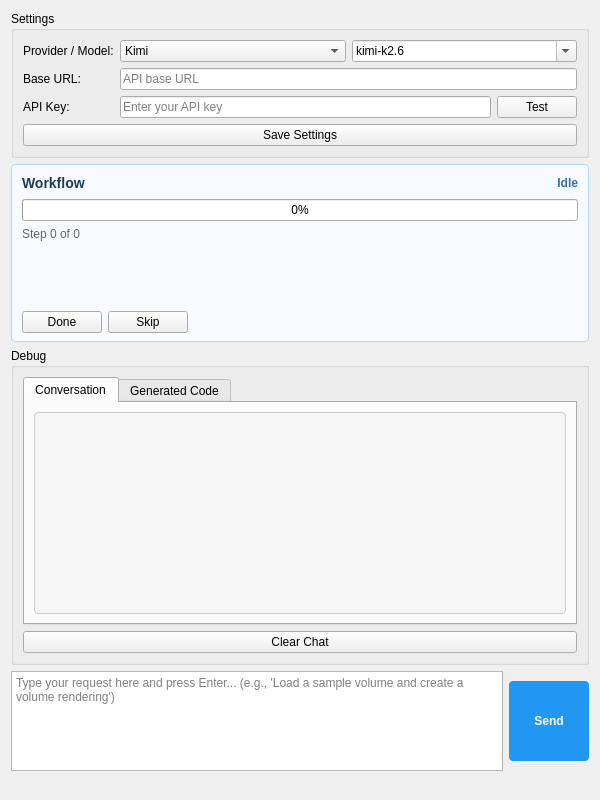
<?xml version="1.0" encoding="UTF-8"?>
<ui version="4.0">
 <class>SlicerAIAgentWidget</class>
 <widget class="QWidget" name="SlicerAIAgentWidget">
  <property name="geometry">
   <rect>
    <x>0</x>
    <y>0</y>
    <width>600</width>
    <height>800</height>
   </rect>
  </property>
  <property name="windowTitle">
   <string>Slicer AI Agent</string>
  </property>
  <layout class="QVBoxLayout" name="verticalLayout">
   
   <!-- Settings Group -->
   <item>
    <widget class="ctkCollapsibleGroupBox" name="settingsGroupBox">
     <property name="title">
      <string>Settings</string>
     </property>
     <property name="collapsed">
      <bool>true</bool>
     </property>
     <layout class="QFormLayout" name="settingsFormLayout">
      <item row="0" column="0">
       <widget class="QLabel" name="providerModelLabel">
        <property name="text">
         <string>Provider / Model:</string>
        </property>
       </widget>
      </item>
      <item row="0" column="1">
       <layout class="QHBoxLayout" name="providerModelLayout">
        <item>
         <widget class="QComboBox" name="providerSelector">
          <property name="toolTip">
           <string>Select AI provider</string>
          </property>
          <item>
           <property name="text">
            <string>Kimi</string>
           </property>
          </item>
          <item>
           <property name="text">
            <string>DeepSeek</string>
           </property>
          </item>
          <item>
           <property name="text">
            <string>Claude</string>
           </property>
          </item>
          <item>
           <property name="text">
            <string>OpenAI</string>
           </property>
          </item>
          <item>
           <property name="text">
            <string>Qwen</string>
           </property>
          </item>
         </widget>
        </item>
        <item>
         <widget class="QComboBox" name="modelSelector">
          <property name="editable">
           <bool>true</bool>
          </property>
          <property name="toolTip">
           <string>Select or type a model name</string>
          </property>
          <item>
           <property name="text">
            <string>kimi-k2.6</string>
           </property>
          </item>
          <item>
           <property name="text">
            <string>kimi-k2.5</string>
           </property>
          </item>
          <item>
           <property name="text">
            <string>kimi-k2-thinking</string>
           </property>
          </item>
          <item>
           <property name="text">
            <string>kimi-k2-turbo-preview</string>
           </property>
          </item>
          <item>
           <property name="text">
            <string>kimi-k2-0905-preview</string>
           </property>
          </item>
          <item>
           <property name="text">
            <string>moonshot-v1-8k</string>
           </property>
          </item>
          <item>
           <property name="text">
            <string>moonshot-v1-32k</string>
           </property>
          </item>
          <item>
           <property name="text">
            <string>moonshot-v1-128k</string>
           </property>
          </item>
          <item>
           <property name="text">
            <string>deepseek-v4-pro</string>
           </property>
          </item>
          <item>
           <property name="text">
            <string>deepseek-v4-flash</string>
           </property>
          </item>
          <item>
           <property name="text">
            <string>claude-sonnet-4-6</string>
           </property>
          </item>
          <item>
           <property name="text">
            <string>gpt-5.5-turbo</string>
           </property>
          </item>
          <item>
           <property name="text">
            <string>gpt-5.5-mini</string>
           </property>
          </item>
          <item>
           <property name="text">
            <string>o4-mini</string>
           </property>
          </item>
          <item>
           <property name="text">
            <string>qwen3.6-plus-2026-04-02</string>
           </property>
          </item>
          <item>
           <property name="text">
            <string>qwen3.6-flash-2026-04-16</string>
           </property>
          </item>
          <item>
           <property name="text">
            <string>qwen3.6-flash</string>
           </property>
          </item>
          <item>
           <property name="text">
            <string>qwen3.5-plus</string>
           </property>
          </item>
          <item>
           <property name="text">
            <string>qwen3.5-flash</string>
           </property>
          </item>
          <item>
           <property name="text">
            <string>qwen3.5-flash-2026-02-23</string>
           </property>
          </item>
          <item>
           <property name="text">
            <string>qwen3-max-2026-01-23</string>
           </property>
          </item>
          <item>
           <property name="text">
            <string>qwen3-coder-plus</string>
           </property>
          </item>
          <item>
           <property name="text">
            <string>qwq-plus</string>
           </property>
          </item>
          <item>
           <property name="text">
            <string>qwq-32b</string>
           </property>
          </item>
         </widget>
        </item>
       </layout>
      </item>
      <item row="1" column="0">
       <widget class="QLabel" name="baseUrlLabel">
        <property name="text">
         <string>Base URL:</string>
        </property>
       </widget>
      </item>
      <item row="1" column="1">
       <widget class="QLineEdit" name="baseUrlInput">
        <property name="placeholderText">
         <string>API base URL</string>
        </property>
       </widget>
      </item>
      <item row="2" column="0">
       <widget class="QLabel" name="apiKeyLabel">
        <property name="text">
         <string>API Key:</string>
        </property>
       </widget>
      </item>
      <item row="2" column="1">
       <layout class="QHBoxLayout" name="apiKeyLayout">
        <item>
         <widget class="QLineEdit" name="apiKeyInput">
          <property name="echoMode">
           <enum>QLineEdit::Password</enum>
          </property>
          <property name="placeholderText">
           <string>Enter your API key</string>
          </property>
         </widget>
        </item>
        <item>
         <widget class="QPushButton" name="testConnectionButton">
          <property name="text">
           <string>Test</string>
          </property>
          <property name="toolTip">
           <string>Test API connection</string>
          </property>
         </widget>
        </item>
       </layout>
      </item>
      <item row="3" column="0" colspan="2">
       <widget class="QPushButton" name="saveSettingsButton">
        <property name="text">
         <string>Save Settings</string>
        </property>
       </widget>
      </item>
     </layout>
    </widget>
   </item>
   
   <!-- Workflow Panel -->
   <item>
    <widget class="QFrame" name="workflowUserFrame">
     <property name="visible">
      <bool>false</bool>
     </property>
     <property name="styleSheet">
      <string notr="true">QFrame#workflowUserFrame {
    background-color: #f7fbff;
    border: 1px solid #b8d7f2;
    border-radius: 4px;
}
QLabel#workflowTitleLabel {
    font-weight: bold;
    font-size: 14px;
    color: #1f3b57;
}
QLabel#workflowStatusLabel {
    color: #3b6f9e;
    font-weight: bold;
}
QLabel#workflowStepLabel {
    color: #666666;
}
QLabel#workflowActionLabel {
    font-weight: bold;
    color: #222222;
}
QLabel#workflowInstructionLabel {
    color: #333333;
}</string>
     </property>
     <layout class="QVBoxLayout" name="workflowUserLayout">
      <property name="leftMargin">
       <number>10</number>
      </property>
      <property name="topMargin">
       <number>8</number>
      </property>
      <property name="rightMargin">
       <number>10</number>
      </property>
      <property name="bottomMargin">
       <number>8</number>
      </property>
      <item>
       <layout class="QHBoxLayout" name="workflowHeaderLayout">
        <item>
         <widget class="QLabel" name="workflowTitleLabel">
          <property name="text">
           <string>Workflow</string>
          </property>
         </widget>
        </item>
        <item>
         <spacer name="workflowHeaderSpacer">
          <property name="orientation">
           <enum>Qt::Horizontal</enum>
          </property>
          <property name="sizeHint" stdset="0">
           <size>
            <width>20</width>
            <height>20</height>
           </size>
          </property>
         </spacer>
        </item>
        <item>
         <widget class="QLabel" name="workflowStatusLabel">
          <property name="text">
           <string>Idle</string>
          </property>
          <property name="alignment">
           <set>Qt::AlignRight|Qt::AlignVCenter</set>
          </property>
         </widget>
        </item>
       </layout>
      </item>
      <item>
       <widget class="QProgressBar" name="workflowProgressBar">
        <property name="minimum">
         <number>0</number>
        </property>
        <property name="maximum">
         <number>1</number>
        </property>
        <property name="value">
         <number>0</number>
        </property>
        <property name="textVisible">
         <bool>true</bool>
        </property>
       </widget>
      </item>
      <item>
       <widget class="QLabel" name="workflowStepLabel">
        <property name="text">
         <string>Step 0 of 0</string>
        </property>
       </widget>
      </item>
      <item>
       <widget class="QLabel" name="workflowActionLabel">
        <property name="text">
         <string></string>
        </property>
        <property name="wordWrap">
         <bool>true</bool>
        </property>
       </widget>
      </item>
      <item>
       <widget class="QLabel" name="workflowInstructionLabel">
        <property name="text">
         <string></string>
        </property>
        <property name="wordWrap">
         <bool>true</bool>
        </property>
       </widget>
      </item>
      <item>
       <widget class="QWidget" name="workflowChoiceContainer">
        <layout class="QHBoxLayout" name="workflowChoiceLayout"/>
       </widget>
      </item>
      <item>
       <layout class="QHBoxLayout" name="workflowControlLayout">
        <item>
         <widget class="QPushButton" name="workflowDoneButton">
          <property name="text">
           <string>Done</string>
          </property>
         </widget>
        </item>
        <item>
         <widget class="QPushButton" name="workflowSkipButton">
          <property name="text">
           <string>Skip</string>
          </property>
         </widget>
        </item>
        <item>
         <spacer name="workflowControlSpacer">
          <property name="orientation">
           <enum>Qt::Horizontal</enum>
          </property>
          <property name="sizeHint" stdset="0">
           <size>
            <width>20</width>
            <height>20</height>
           </size>
          </property>
         </spacer>
        </item>
       </layout>
      </item>
     </layout>
    </widget>
   </item>

   <!-- Debug (Collapsible) -->
   <item>
    <widget class="ctkCollapsibleGroupBox" name="debugGroupBox">
     <property name="title">
      <string>Debug</string>
     </property>
     <property name="collapsed">
      <bool>true</bool>
     </property>
     <layout class="QVBoxLayout" name="debugLayout">
      <item>
       <widget class="QTabWidget" name="debugTabs">
        <property name="currentIndex">
         <number>0</number>
        </property>
        <widget class="QWidget" name="conversationDebugTab">
         <attribute name="title">
          <string>Conversation</string>
         </attribute>
         <layout class="QVBoxLayout" name="conversationDebugLayout">
          <item>
           <widget class="QTextEdit" name="chatHistory">
            <property name="minimumSize">
             <size>
              <width>0</width>
              <height>200</height>
             </size>
            </property>
            <property name="readOnly">
             <bool>true</bool>
            </property>
            <property name="styleSheet">
             <string notr="true">QTextEdit {
    background-color: #f5f5f5;
    border: 1px solid #cccccc;
    border-radius: 4px;
}</string>
            </property>
           </widget>
          </item>
         </layout>
        </widget>
        <widget class="QWidget" name="generatedCodeDebugTab">
         <attribute name="title">
          <string>Generated Code</string>
         </attribute>
         <layout class="QVBoxLayout" name="generatedCodeDebugLayout">
          <item>
           <widget class="QTextEdit" name="codeDisplay">
            <property name="minimumSize">
             <size>
              <width>0</width>
              <height>100</height>
             </size>
            </property>
            <property name="readOnly">
             <bool>true</bool>
            </property>
            <property name="styleSheet">
             <string notr="true">QTextEdit {
    background-color: #1e1e1e;
    color: #d4d4d4;
    font-family: Consolas, Monaco, monospace;
    font-size: 12px;
    border: 1px solid #333333;
    border-radius: 4px;
}</string>
            </property>
           </widget>
          </item>
         </layout>
        </widget>
       </widget>
      </item>
      <item>
       <widget class="QPushButton" name="clearChatButton">
        <property name="text">
         <string>Clear Chat</string>
        </property>
        <property name="toolTip">
         <string>Clear conversation history and generated code</string>
        </property>
       </widget>
      </item>
     </layout>
    </widget>
   </item>
   
   <!-- Input Area -->
   <item>
    <layout class="QHBoxLayout" name="inputLayout">
     <item>
      <widget class="QTextEdit" name="promptInput">
       <property name="maximumSize">
        <size>
         <width>16777215</width>
         <height>120</height>
        </size>
       </property>
       <property name="minimumSize">
        <size>
         <width>0</width>
         <height>100</height>
        </size>
       </property>
       <property name="placeholderText">
        <string>Type your request here and press Enter... (e.g., 'Load a sample volume and create a volume rendering')</string>
       </property>
      </widget>
     </item>
     <item>
      <widget class="QPushButton" name="sendButton">
       <property name="minimumSize">
        <size>
         <width>80</width>
         <height>80</height>
        </size>
       </property>
       <property name="text">
        <string>Send</string>
       </property>
       <property name="styleSheet">
        <string notr="true">QPushButton {
    background-color: #2196F3;
    color: white;
    border: none;
    font-weight: bold;
    border-radius: 4px;
}
QPushButton:hover {
    background-color: #0b7dda;
}
QPushButton:disabled {
    background-color: #cccccc;
}</string>
       </property>
      </widget>
     </item>
    </layout>
   </item>
   
   <!-- Status bar and token/cost readout removed: the guided workflow panel
        carries the run's state ("Waiting for your choice", the step line, the
        progress bar), so a second status row below it duplicated that, and the
        per-turn token/cost readout belongs in the run log rather than on
        screen. The widget attributes still exist as None and every writer is
        guarded, so nothing needs to know they are gone. -->

   <!-- Spacer at the very bottom -->
   <item>
    <spacer name="verticalSpacer">
     <property name="orientation">
      <enum>Qt::Vertical</enum>
     </property>
     <property name="sizeHint" stdset="0">
      <size>
       <width>20</width>
       <height>40</height>
      </size>
     </property>
    </spacer>
   </item>
   
  </layout>
 </widget>
 <customwidgets>
  <customwidget>
   <class>ctkCollapsibleGroupBox</class>
   <extends>QGroupBox</extends>
   <header>ctkCollapsibleGroupBox.h</header>
   <container>1</container>
  </customwidget>
 </customwidgets>
 <resources/>
 <connections/>
</ui>
